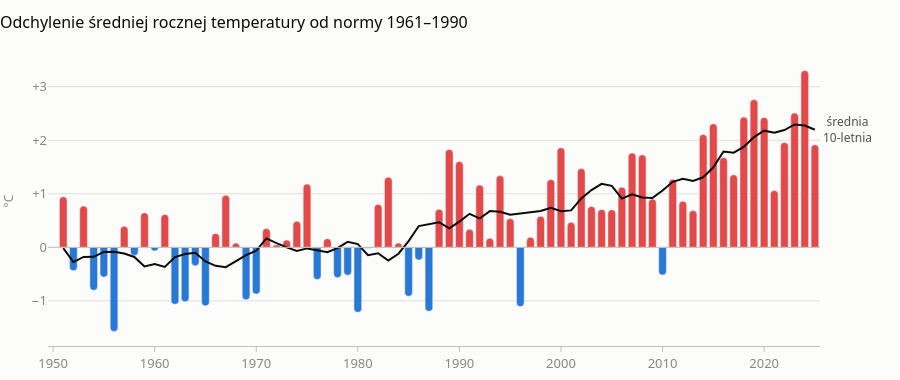

The notebook cell this image was saved under:
### Markdown cell above
Linie się nakładają, a rok do roku dużo „szumu”. Dlatego dalej:
- uśredniamy 5 miast (to dobre przybliżenie „Polski”, bo miasta zmieniają się bardzo podobnie),
- dodajemy **średnią kroczącą 10-letnią** (każdy punkt = średnia z 10 lat wokół niego), która pokazuje trend zamiast szumu.

Gotowe, dopracowane wykresy są w `src/charts.py`.

### Pytanie 1: Czy jest cieplej?

### Code cell
charts.anomaly_bars(yearly)

### Figure 1 — Plotly figure (JSON) as saved in the notebook; plotly's stock layout.template omitted (floating-point values rounded to 4 significant figures)
{"data": [{"hovertemplate": "%{y:+.2f} °C<extra></extra>", "marker": {"color": ["#e34948", "#2a78d6", "#e34948", "#2a78d6", "#2a78d6", "#2a78d6", "#e34948", "#2a78d6", "#e34948", "#2a78d6", "#e34948", "#2a78d6", "#2a78d6", "#2a78d6", "#2a78d6", "#e34948", "#e34948", "#e34948", "#2a78d6", "#2a78d6", "#e34948", "#e34948", "#e34948", "#e34948", "#e34948", "#2a78d6", "#e34948", "#2a78d6", "#2a78d6", "#2a78d6", "#2a78d6", "#e34948", "#e34948", "#e34948", "#2a78d6", "#2a78d6", "#2a78d6", "#e34948", "#e34948", "#e34948", "#e34948", "#e34948", "#e34948", "#e34948", "#e34948", "#2a78d6", "#e34948", "#e34948", "#e34948", "#e34948", "#e34948", "#e34948", "#e34948", "#e34948", "#e34948", "#e34948", "#e34948", "#e34948", "#e34948", "#2a78d6", "#e34948", "#e34948", "#e34948", "#e34948", "#e34948", "#e34948", "#e34948", "#e34948", "#e34948", "#e34948", "#e34948", "#e34948", "#e34948", "#e34948", "#e34948"], "cornerradius": 4}, "name": "Odchylenie", "type": "bar", "x": [1951, 1952, 1953, 1954, 1955, 1956, 1957, 1958, 1959, 1960, 1961, 1962, 1963, 1964, 1965, 1966, 1967, 1968, 1969, 1970, 1971, 1972, 1973, 1974, 1975, 1976, 1977, 1978, 1979, 1980, 1981, 1982, 1983, 1984, 1985, 1986, 1987, 1988, 1989, 1990, 1991, 1992, 1993, 1994, 1995, 1996, 1997, 1998, 1999, 2000, 2001, 2002, 2003, 2004, 2005, 2006, 2007, 2008, 2009, 2010, 2011, 2012, 2013, 2014, 2015, 2016, 2017, 2018, 2019, 2020, 2021, 2022, 2023, 2024, 2025], "y": [0.9463, -0.4362, 0.7713, -0.8019, -0.5568, -1.571, 0.3923, -0.151, 0.6456, -0.0664, 0.6147, -1.064, -1.016, -0.3458, -1.092, 0.2593, 0.9707, 0.0801, -0.9777, -0.8724, 0.3514, 0.04502, 0.1372, 0.488, 1.182, -0.6008, 0.162, -0.5652, -0.5207, -1.214, -0.01727, 0.8024, 1.311, 0.08015, -0.9123, -0.2363, -1.193, 0.7113, 1.829, 1.604, 0.336, 1.163, 0.1699, 1.34, 0.5378, -1.105, 0.1885, 0.5787, 1.267, 1.861, 0.4673, 1.472, 0.7633, 0.7085, 0.7026, 1.122, 1.761, 1.727, 0.9023, -0.5168, 1.272, 0.8623, 0.6867, 2.108, 2.308, 1.676, 1.355, 2.432, 2.759, 2.427, 1.06, 1.959, 2.508, 3.302, 1.916]}, {"hovertemplate": "%{y:+.2f} °C<extra>średnia 10-letnia</extra>", "line": {"color": "#0b0b0b", "width": 2}, "mode": "lines", "name": "Średnia 10-letnia", "type": "scatter", "x": [1951, 1952, 1953, 1954, 1955, 1956, 1957, 1958, 1959, 1960, 1961, 1962, 1963, 1964, 1965, 1966, 1967, 1968, 1969, 1970, 1971, 1972, 1973, 1974, 1975, 1976, 1977, 1978, 1979, 1980, 1981, 1982, 1983, 1984, 1985, 1986, 1987, 1988, 1989, 1990, 1991, 1992, 1993, 1994, 1995, 1996, 1997, 1998, 1999, 2000, 2001, 2002, 2003, 2004, 2005, 2006, 2007, 2008, 2009, 2010, 2011, 2012, 2013, 2014, 2015, 2016, 2017, 2018, 2019, 2020, 2021, 2022, 2023, 2024, 2025], "y": [-0.01548, -0.2747, -0.1794, -0.1759, -0.08462, -0.0828, -0.116, -0.1787, -0.3575, -0.3119, -0.3654, -0.1824, -0.1245, -0.1014, -0.2638, -0.3444, -0.3707, -0.2598, -0.1445, -0.06107, 0.1663, 0.08032, -0.000551, -0.06508, -0.01938, -0.05351, -0.09038, -0.01464, 0.1027, 0.06193, -0.1475, -0.111, -0.2465, -0.1189, 0.1161, 0.3979, 0.4332, 0.4693, 0.3552, 0.4812, 0.6262, 0.5394, 0.6775, 0.6643, 0.6081, 0.6338, 0.647, 0.6778, 0.7371, 0.674, 0.6905, 0.9131, 1.07, 1.185, 1.149, 0.911, 0.9915, 0.9305, 0.9229, 1.063, 1.223, 1.279, 1.238, 1.309, 1.494, 1.789, 1.767, 1.877, 2.059, 2.179, 2.14, 2.191, 2.295, 2.276, 2.195]}], "layout": {"annotations": [{"font": {"color": "#52514e", "size": 12}, "showarrow": false, "text": "średnia<br>10-letnia", "x": 2025, "xanchor": "left", "xshift": 6, "y": 2.195}], "bargap": 0.25, "font": {"color": "#52514e", "family": "system-ui, -apple-system, \"Segoe UI\", sans-serif", "size": 13}, "height": 380, "hoverlabel": {"bgcolor": "#fcfcfb", "bordercolor": "#c3c2b7", "font": {"family": "system-ui, -apple-system, \"Segoe UI\", sans-serif"}}, "hovermode": "x unified", "margin": {"b": 8, "l": 8, "r": 80, "t": 56}, "paper_bgcolor": "#fcfcfb", "plot_bgcolor": "#fcfcfb", "separators": ", ", "shapes": [{"line": {"color": "#c3c2b7", "width": 1}, "type": "line", "x0": 0, "x1": 1, "xref": "x domain", "y0": 0, "y1": 0, "yref": "y"}], "showlegend": false, "title": {"font": {"color": "#0b0b0b", "size": 16}, "text": "Odchylenie średniej rocznej temperatury od normy 1961–1990", "x": 0, "xanchor": "left"}, "xaxis": {"dtick": 10, "linecolor": "#c3c2b7", "range": [1950.0, 2026.0], "showgrid": false, "tick0": 1960, "tickcolor": "#c3c2b7", "tickfont": {"color": "#898781"}, "ticks": "outside"}, "yaxis": {"gridcolor": "#e1e0d9", "gridwidth": 1, "tickfont": {"color": "#898781"}, "ticksuffix": " °C", "ticktext": ["−1", "0", "+1", "+2", "+3"], "tickvals": [-1, 0, 1, 2, 3], "title": {"font": {"color": "#898781", "size": 12}, "text": "°C"}, "zeroline": false}}}
